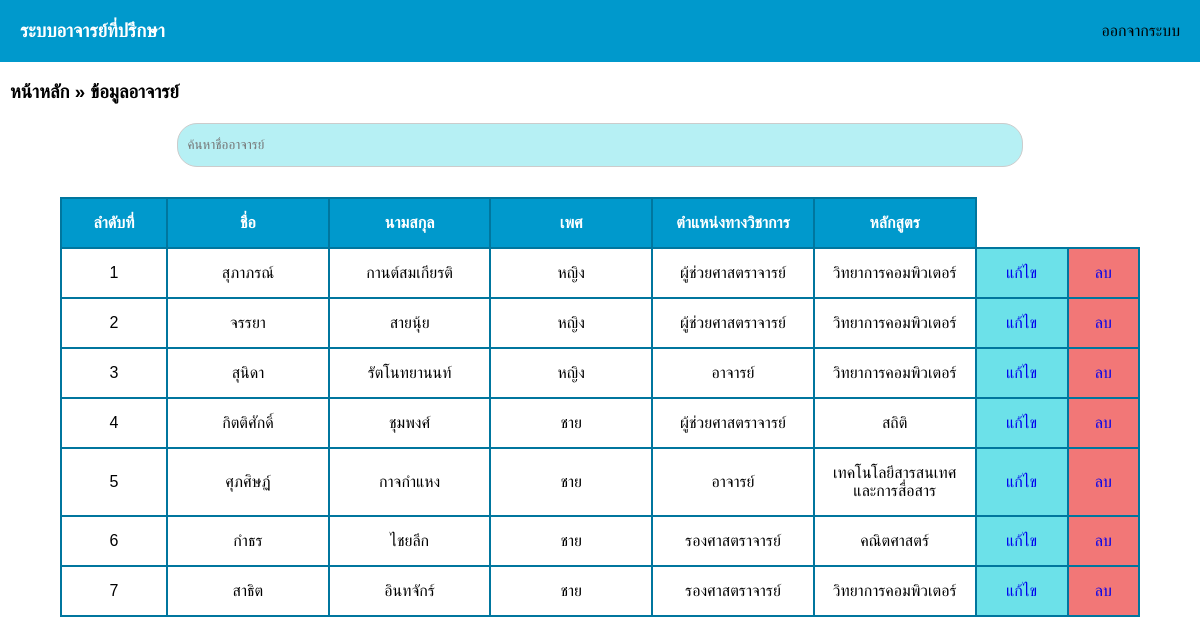
The app's page /admin_teacher_list.php with its own data.
### tables this page shows
CREATE TABLE `teacher` (
  `t_id` int(11) NOT NULL,
  `t_name` varchar(100) NOT NULL,
  `t_surname` varchar(200) NOT NULL,
  `t_gender` varchar(10) NOT NULL,
  `t_course` varchar(100) NOT NULL,
  `t_rank` varchar(100) NOT NULL,
  `t_username` varchar(100) NOT NULL,
  `t_password` varchar(30) NOT NULL
);

### admin_teacher_list.php (the view, shortened to what this page needs)
<!DOCTYPE html>
<html lang="en">
<head>
    <link rel="stylesheet" href="styles.css">
</head>
<body>
    <?php
      include('navbar.php');
    ?>
    <h3><a class="heading" href="admin_home.php">หน้าหลัก</a> » ข้อมูลอาจารย์</h3>
    <div class='search'>
    <form name="search" action="admin_teacher_search.php" method="POST" enctype="multipart/form-data" class="form-horizontal">
        <div class="form-group">
            <div class="col-sm-9">
                <input type="text" name="t_name" class="form-control" required placeholder="  ค้นหาชื่ออาจารย์">
            </div>
        </div>
    </form>
    </div>
    <div class="table-group">
    <?php
    include('condb.php');
    $query = "SELECT * FROM teacher ORDER BY t_id ";
    $result = mysqli_query($con, $query);
    if ($result) {
        echo '<table class="table table-bordered table-striped">';
        echo "
            <tr>
                <th>ลำดับที่</th>
                <th width='15%'>ชื่อ</th>
                <th width='15%'>นามสกุล</th>
                <th width='15%'>เพศ</th>
                <th width='15%'>ตำแหน่งทางวิชาการ</th>
                <th width='15%'>หลักสูตร</th>
            </tr>";
        while ($row = mysqli_fetch_array($result)) {
            echo "<tr>";
            echo "<td>" . $row["t_id"] . "</td>";
            echo "<td>" . $row["t_name"] . "</td>";
            echo "<td>" . $row["t_surname"] . "</td>";
            echo "<td>" . $row["t_gender"] . "</td>";
            echo "<td>" . $row["t_rank"] . "</td>";
            echo "<td>" . $row["t_course"] . "</td>";
            echo "<td class='edit'><a href='admin_teacher_list_edit.php?ID={$row["t_id"]}' class='btn btn-warning btn-xs'>แก้ไข</a></td>";
            echo "<td class='delete'><a href='admin_teacher_del_db.php?ID={$row["t_id"]}' onclick=\"return confirm('Do you want to delete this record?')\" class='btn btn-danger btn-xs'>ลบ</a></td>";
            echo "</tr>";
        }
        echo "</table>";
    } else {
        echo "Error: " . mysqli_error($con);
    }
    ?>
    </div>
    <br>
</body>
</html>

### navbar.php (shortened to what this page needs)
<!DOCTYPE html>
<html>
<head>
</head>
<body>
<nav>
    <div class="navbar">
        <h3 >ระบบอาจารย์ที่ปรึกษา</h3>
        <a href="login.php">ออกจากระบบ</a>
    </div>
</nav>
</body>
</html>

### styles.css (style rules this page uses)
.navbar { background-color: #007BFF; color: #FFFFFF; padding: 20px 20px; display: flex; justify-content: space-between; }
.table-group { display: flex; justify-content: center; align-items: center }
.table { border-collapse: collapse; width: 90%; }
.table th, .table td { border: 2px solid #00769E; padding: 15px; text-align: center; }
.table th { background-color: #0099CC; color: white; }
.search { text-align: center; margin-top: 20px; margin-bottom: 30px; }
.form-control { width: 70%; height: 40px; color: #000000; border: 1px solid #ccc; border-radius: 20px; background-color: #6ce1e97e; }
.edit { background-color: #6CE1E9; }
.edit a { text-decoration: none; }
.delete { background-color: #F27777; }
.delete a { text-decoration: none; }

### admin_teacher_list.php (style rules this page uses)
.heading { color: #000; margin-left: 10px ;text-decoration: none; }
body { margin: 0; font-family: Arial, Helvetica, sans-serif; }

### navbar.php (style rules this page uses)
.navbar { background-color: #0099CC; padding: 20px; display: flex; justify-content: space-between; align-items: center; }
.navbar h3 { margin: 0; color: white; text-align: left; }
.navbar a { text-decoration: none; color: black; text-align: right; }

### records on screen
teacher: t_id "1", t_name "สุภาภรณ์", t_surname "กานต์สมเกียรติ", t_gender "หญิง", t_rank "ผู้ช่วยศาสตราจารย์", t_course "วิทยาการคอมพิวเตอร์"
teacher: t_id "2", t_name "จรรยา", t_surname "สายนุ้ย", t_gender "หญิง", t_rank "ผู้ช่วยศาสตราจารย์", t_course "วิทยาการคอมพิวเตอร์"
teacher: t_id "3", t_name "สุนิดา", t_surname "รัตโนทยานนท์", t_gender "หญิง", t_rank "อาจารย์", t_course "วิทยาการคอมพิวเตอร์"
teacher: t_id "4", t_name "กิตติศักดิ์", t_surname "ชุมพงศ์", t_gender "ชาย", t_rank "ผู้ช่วยศาสตราจารย์", t_course "สถิติ"
teacher: t_id "5", t_name "ศุภศิษฏ์", t_surname "กาจกำแหง", t_gender "ชาย", t_rank "อาจารย์", t_course "เทคโนโลยีสารสนเทศและการสื่อสาร"
teacher: t_id "6", t_name "กำธร", t_surname "ไชยลึก", t_gender "ชาย", t_rank "รองศาสตราจารย์", t_course "คณิตศาสตร์"
teacher: t_id "7", t_name "สาธิต", t_surname "อินทจักร์", t_gender "ชาย", t_rank "รองศาสตราจารย์", t_course "วิทยาการคอมพิวเตอร์"
